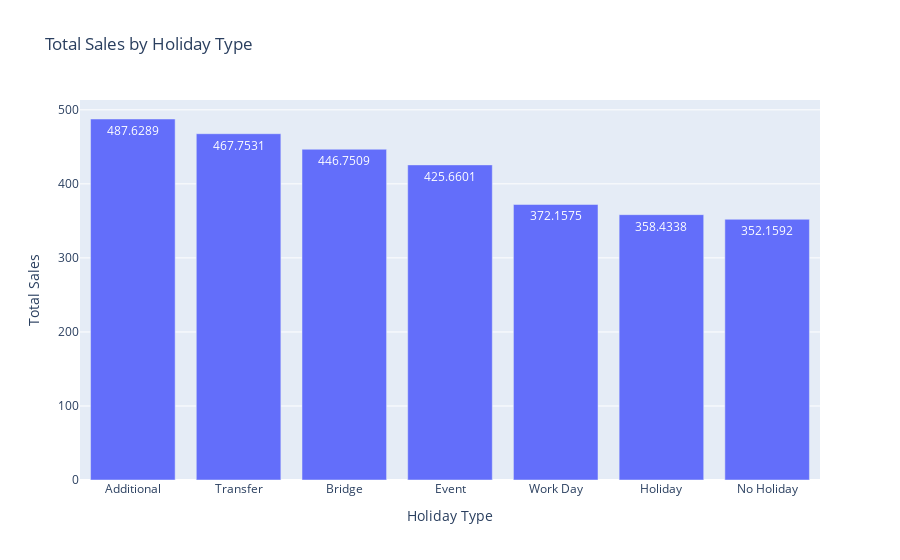

The code cell stored with this chart in its notebook:
### Code cell
sales_by_holiday = merged.groupby('holiday_type')['sales'].mean().reset_index()

sales_by_holiday = sales_by_holiday.sort_values(by='sales', ascending=False)

fig = px.bar(sales_by_holiday, x='holiday_type', y='sales', title='Total Sales by Holiday Type',text_auto=True)
fig.update_layout(
    xaxis_title='Holiday Type',
    yaxis_title='Total Sales',
)
fig.show()

### Figure 1 — Plotly figure (JSON) as saved in the notebook; plotly's stock layout.template omitted (floating-point values rounded to 4 significant figures)
{"data": [{"alignmentgroup": "True", "hovertemplate": "holiday_type=%{x}<br>sales=%{y}<extra></extra>", "legendgroup": "", "marker": {"color": "#636efa", "pattern": {"shape": ""}}, "name": "", "offsetgroup": "", "orientation": "v", "showlegend": false, "textposition": "auto", "texttemplate": "%{y}", "type": "bar", "x": ["Additional", "Transfer", "Bridge", "Event", "Work Day", "Holiday", "No Holiday"], "xaxis": "x", "y": [487.6, 467.8, 446.8, 425.7, 372.2, 358.4, 352.2], "yaxis": "y"}], "layout": {"barmode": "relative", "legend": {"tracegroupgap": 0}, "title": {"text": "Total Sales by Holiday Type"}, "xaxis": {"anchor": "y", "domain": [0, 1], "title": {"text": "Holiday Type"}}, "yaxis": {"anchor": "x", "domain": [0, 1], "title": {"text": "Total Sales"}}}}
